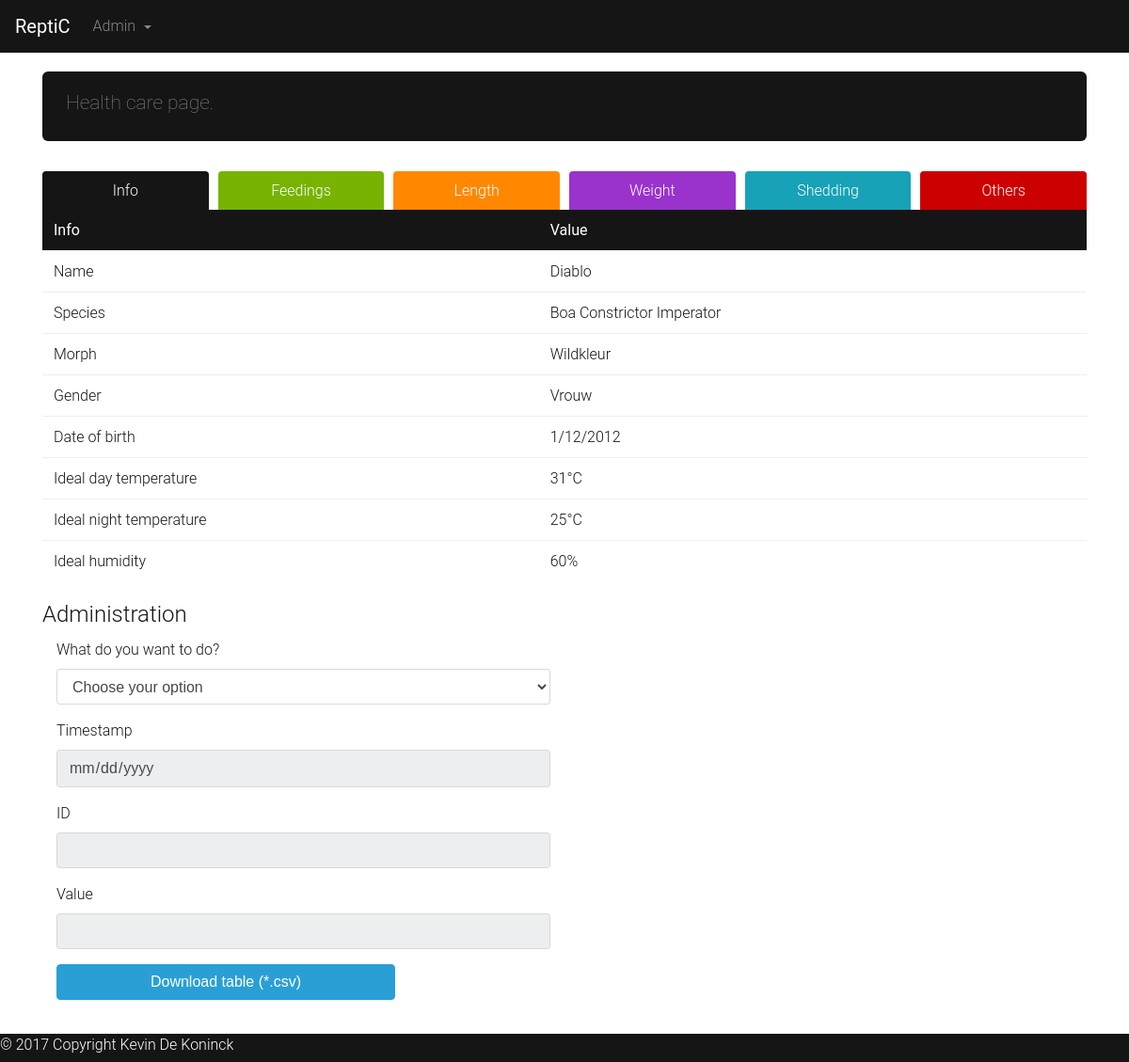
Screenshot of /reptile.php with the database file from the repository.
### tables this page shows
CREATE TABLE IF NOT EXISTS `stats` (
`ID` int(11) NOT NULL,
  `Info` text NOT NULL,
  `Value` text NOT NULL
);

### html/functions/reptilePage/displayDatabaseAsTable.php (the view, shortened to what this page needs)
<?php
    include("functions/database_conf.php");
    $database = strtolower($database);
    try {
    $dbh = new PDO("mysql:host=$servername;dbname=$database", $username, $password);
    }
    catch(PDOException $e)
    {
       echo $e->getMessage();
    }
    $dbh->query("SET character_set_results = 'utf8', character_set_client = 'utf8', character_set_connection = 'utf8', character_set_database = 'utf8', character_set_server = 'utf8'");
    if($table == "stats")
        $query = "SELECT * FROM `" . $table . "` ORDER BY `" . $table . "` . `ID` ASC";
    elseif($table == "length" || $table == "weight")
        $query = "SELECT * FROM `" . $table . "` ORDER BY `" . $table . "` . `Timestamp` ASC";
    else
        $query = "SELECT * FROM (SELECT * FROM `".$table."` ORDER BY `".$table."` . `Timestamp` DESC LIMIT 10)sub ORDER BY `Timestamp` ASC";
    $stmt = $dbh->prepare($query);
    $stmt->execute();
            echo "<table class=\"table table-hover\">";
                echo "<thead class=\"thead-inverse\"><tr>";
                    for($i = 0; $i < count($columns); $i++){
                            if($columns[$i] == "Timestamp")
                                echo "<th class=\"w-15\">" . $columns[$i] . "</th>";
                            elseif ($columns[$i] != "ID")
                                echo "<th>" . $columns[$i] . "</th>";
                    }
                echo "</tr></thead>";
                echo "<tbody>";
                    while($column = $stmt->fetch()){
                        echo "<tr>";
                        for($i = 0; $i < count($columns); $i++){
                            if($columns[$i] == "Timestamp"){
                                $date = substr($column[$columns[$i]], 0, 10);
                                $day = substr($date,8,2);
                                $month = substr($date,5,2);
                                $year = substr($date,0,4);
                                echo "<td>" . $day . "-" . $month . "-" . $year . "</td>";
                            }
                            elseif($columns[$i] == "ID"){
                            }
                            else
                                echo "<td>" . $column[$columns[$i]] . "</td>";
                        }
                        echo "</tr>";
                    }
                echo "</tbody>";
            echo "</table>";
?>

### html/reptile.php (shortened to what this page needs)
<html>
    <head>
    <?php include('functions/website_layout/header.php'); ?>
    </head>
    <body>
        <?php include('functions/website_layout/menu.php'); ?>
    <main>
      <div class="container">
        <div class="jumbotron jumbotron-fluid">
          <div class="container">
            <p class="lead">Health care page.</p>
          </div>
        </div>
<ul class="nav nav-tabs nav-justified" id="myTab" role="tablist">
  <li class="nav-item" style="margin-right: 10px;">
    <a class="nav-link blue active" data-toggle="tab" href="#info" role="tab" aria-controls="info">Info</a>
  </li>
  <li class="nav-item" style="margin-right: 10px;">
    <a class="nav-link green" data-toggle="tab" href="#feedings" role="tab" aria-controls="feedings">Feedings</a>
  </li>
  <li class="nav-item" style="margin-right: 10px;">
    <a class="nav-link orange" data-toggle="tab" href="#length" id="lengthTab" role="tab" aria-controls="length">Length</a>
  </li>
  <li class="nav-item" style="margin-right: 10px;">
    <a class="nav-link purple" data-toggle="tab" href="#weight" id="weightTab" role="tab" aria-controls="weight">Weight</a>
  </li>
  <li class="nav-item" style="margin-right: 10px;">
    <a class="nav-link appleBlueSeeGreen" data-toggle="tab" href="#shedding" role="tab" aria-controls="shedding">Shedding</a>
  </li>
  <li class="nav-item">
  <a class="nav-link red" data-toggle="tab" href="#others" role="tab" aria-controls="others">Others</a>
</li>
</ul>
<div class="tab-content">
  <div class="tab-pane active" id="info" role="tabpanel">
    <?php $table="stats"; $columns=array("ID","Info","Value");
    include('functions/reptilePage/displayDatabaseAsTable.php');  ?>
  </div>
    <?php $table="food"; $columns=array("ID","Timestamp","What","Dead","Refused");
    include('functions/reptilePage/displayDatabaseAsTable.php');  include('functions/reptilePage/formHandlingDatabase.php'); ?>
    <?php $table="shedding"; $columns=array("ID","Timestamp","Result");
    include('functions/reptilePage/displayDatabaseAsTable.php'); include('functions/reptilePage/formHandlingDatabase.php'); ?>
    <?php $table="others"; $columns=array("ID","Timestamp","What");
    include('functions/reptilePage/displayDatabaseAsTable.php'); include('functions/reptilePage/formHandlingDatabase.php'); ?>
</div>
  <div class="form-horizontal">
    <fieldset>
      <legend>Administration</legend>
      <div class="form-group">
        <label for="toDo" class="col-lg-4 control-label">What do you want to do?</label>
        <div class="col-lg-6">
          <select class="form-control toDo" name="toDo" id="toDo">
            <option value="" disabled selected>Choose your option</option>
          </select>
        </div>
      </div>
      <div class="form-group">
        <label for="" class="col-lg-4 control-label">Timestamp</label>
        <div class="col-lg-6">
          <div>
             <input required name='Timestamp' type='date' id='Timestamp' class='datepicker Timestamp form-control' placeholder='Date'>
           </div>
        </div>
      </div>
      <div class="form-group">
        <label for="ID" class="col-lg-4 control-label">ID</label>
        <div class="col-lg-6">
          <div>
              <input required name='ID' type='number' min'1' id='ID' type='text' class='validate ID form-control'>
          </div>
        </div>
      </div>
      <div class="form-group">
        <label for="Value" class="col-lg-4 control-label">Value</label>
        <div class="col-lg-6">
          <div>
            <input required name='Value' id='Value' type='number' min='1' class='validate Value form-control'>
          </div>
        </div>
      </div>
      <div class="form-group">
        <div class="col-lg-12">
           <form action='functions/reptilePage/downloadDatabase.php' method='post'>
               <input type='submit' value='Download table (*.csv)' class='btn btn-primary col-lg-4' style='margin-right:30px'>
           </form>
         </div>
       </div>
    </fieldset>
  </div>
</div>
    </main>
        <?php include('functions/website_layout/footer.php'); ?>
    </body>
</html>

### html/functions/website_layout/header.php (shortened to what this page needs)
<link rel="stylesheet" href="/theme/bootstrap/css/bootstrap.css">

### html/functions/website_layout/menu.php (shortened to what this page needs)
<nav class="navbar navbar-toggleable-md navbar-light bg-faded">
  <a class="navbar-brand" href="/">ReptiC</a>
  <div class="collapse navbar-collapse" id="navbarNavDropdown">
    <ul class="navbar-nav">
      <li class="nav-item dropdown">
        <a class="nav-link dropdown-toggle" href="http://example.com" id="navbarDropdownMenuLink" data-toggle="dropdown" aria-haspopup="true" aria-expanded="false">
          Admin
        </a>
      </li>
    </ul>
  </div>
</nav>

### html/functions/website_layout/footer.php
 <footer>
     © <?php echo date("Y"); ?> Copyright Kevin De Koninck
</footer>

### html/functions/website_layout/header.php (style rules this page uses)
body { background-color: #fff; color: #151515; font-family: "Roboto", "Helvetica Neue", Helvetica, Arial, sans-serif !important; font-weight: 300; }
a { text-decoration: none; }
.green { color: #fff !important; background-color: #77b300 !important; }
.blue { color: #fff !important; background-color: #2a9fd6 !important; }
.appleBlueSeeGreen { color: #fff !important; background-color: #17a2b8 !important; }
.purple { color: #fff !important; background-color: #9933cc !important; }
.orange { color: #fff !important; background-color: #ff8800 !important; }
.red { color: #fff !important; background-color: #cc0000 !important; }
.btn-primary { color: #ffffff; background-color: #2a9fd6; border-color: #2a9fd6; }
.navbar { border-radius: 0px; position: relative; min-height: 50px; margin-bottom: 20px; background-color: #151515; }
.navbar-brand { color: #ffffff !important; font-weight: 400; }
.navbar-light .navbar-nav .nav-link, .navbar-light .navbar-nav .nav-link.open, .navbar-light .navbar-nav .nav-link.active, .navbar-light .navbar-brand, .navbar-light .navbar-toggler, .navbar-light .navbar-nav .active > .nav-link, .navbar-light .navbar-nav .nav-item > .nav-link:hover, .navbar-light .navbar-nav .show { color: #ffffff; background-color: transparent; }
.navbar-light .navbar-nav .nav-link, .navbar-light .navbar-nav .nav-item > .nav-link:focus { color: #888; }
.container .jumbotron-fluid, .container-fluid .jumbotron-fluid { border-radius: 6px; }
.jumbotron-fluid { background-color: #151515; padding: 10px; }
.jumbotron-fluid p { font-size: 21px; font-weight: 200; color: #888; font-family: "Roboto", "Helvetica Neue", Helvetica, Arial, sans-serif; line-height: 1.42857143; }
.nav-tabs, .nav-tabs .nav-link { border-bottom: 0px; }
.nav-tabs .nav-link.active, .nav-tabs .nav-item.show .nav-link { border-bottom: 0px !important; border-color: #151515; color: #fff; background-color: #151515 !important; }
.table, .table thead th { font-family: "Roboto", "Helvetica Neue", Helvetica, Arial, sans-serif ; border-top: 1px solid rgba(255, 255, 255, 1); border-bottom: 1px solid rgba(255, 255, 255, 1); }
.table th { font-weight: 400; }
.table td { font-weight: 300; }
.thead-inverse th { background-color: #151515 !important; }
body { margin-bottom: 30px; position: relative; }
main { padding-bottom: 20px; }
footer { color: #fff; background-color: #151515; min-height: auto !important; font-family: "Roboto", "Helvetica Neue", Helvetica, Arial, sans-serif !important; font-weight: 300; overflow: hidden; bottom: -30px; height: 30px; position: absolute; width: 100%; }

### rows the page displays
stats: Info "Name", Value "Diablo"
stats: Info "Species", Value "Boa Constrictor Imperator"
stats: Info "Morph", Value "Wildkleur"
stats: Info "Gender", Value "Vrouw"
stats: Info "Date of birth", Value "1/12/2012"
stats: Info "Ideal day temperature", Value "31°C"
stats: Info "Ideal night temperature", Value "25°C"
stats: Info "Ideal humidity", Value "60%"

### other values shown
$columns[$i] "Info"
$columns[$i] "Value"
